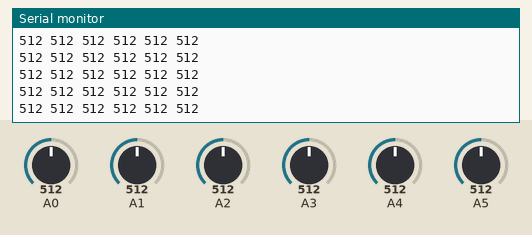
This sketch was run on a simulated Arduino Uno, built with avr-gcc and run on an emulated ATmega328P. Parts: the last lines printed to the serial monitor. Inputs (shaded band) come from the test bench; at power-on: A4 = 512, A0 = 512, A1 = 512, A2 = 512, A3 = 512, A5 = 512.

Above: at 2.7 s.
2.8 s: A4 set to 106
At 2.85 s:
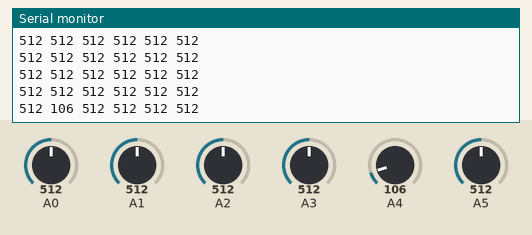
5.8 s: A4 set to 92
At 5.8 s:
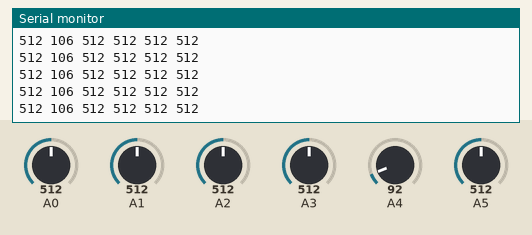
Timing chart, 0 to 8.8 s (numbered marks = the images above; inputs shaded):
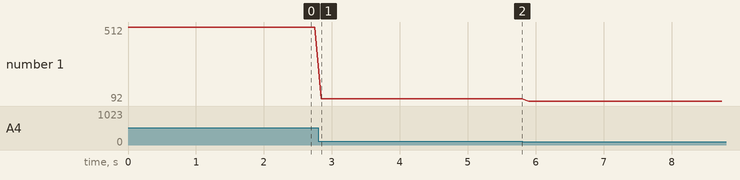

Measured:
- after the input at 2.8 s, the serial monitor: prints a new line after 0.05 s (image 1)
- plotted number 1: 512 → 106 after the input at 2.8 s, 106 → 92 after the input at 5.8 s

The sketch:

Readthesensor.ino
```cpp
void setup() {
  Serial.begin(9600);
}

void loop() {
  Read_the_sensor_value();
}

void Read_the_sensor_value() {
  for (short int i = 5; i >=0 ; i--) Serial.print(String(analogRead(i)) + " ");
  Serial.println();
  delay(100);
}
```
